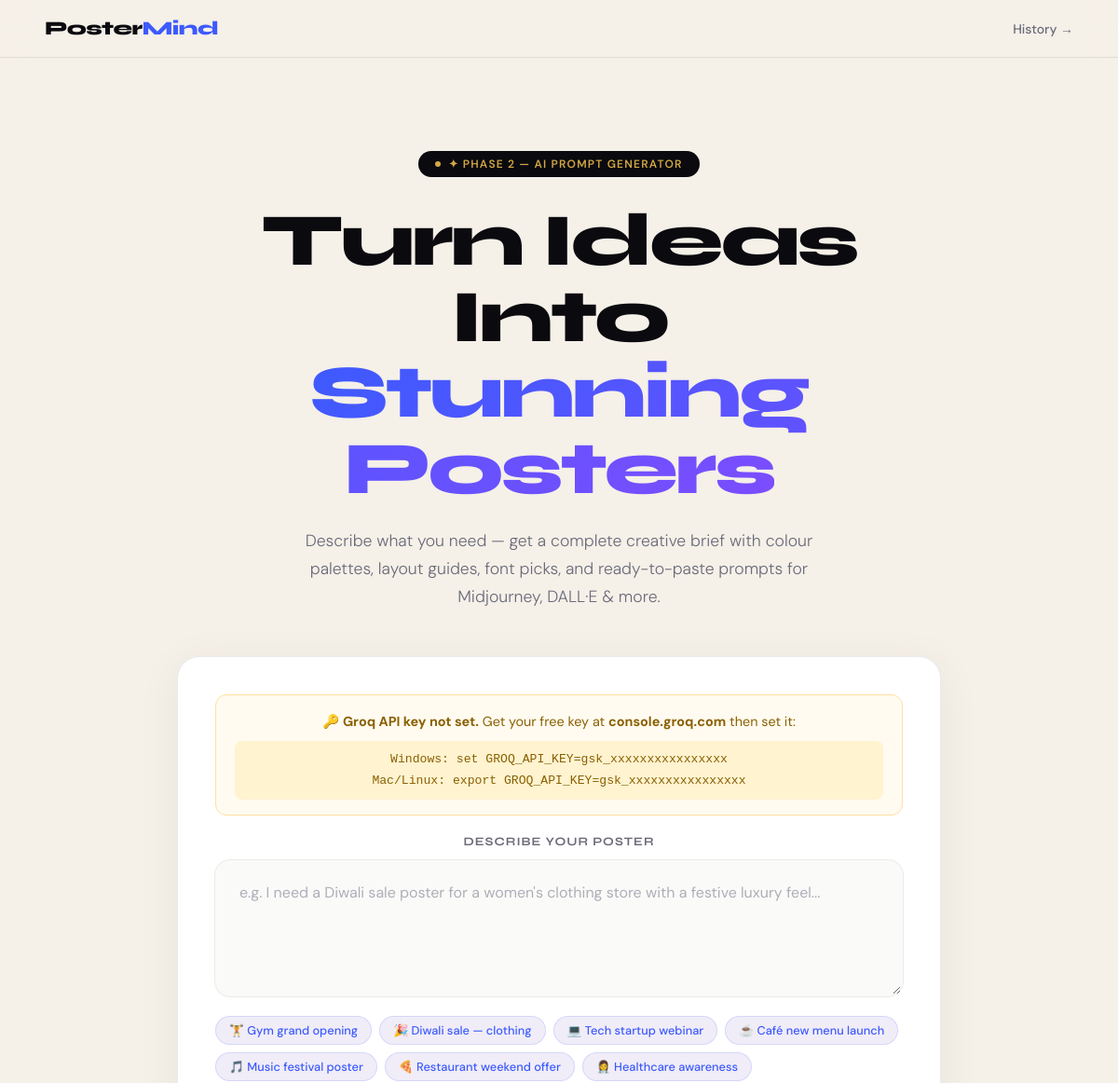
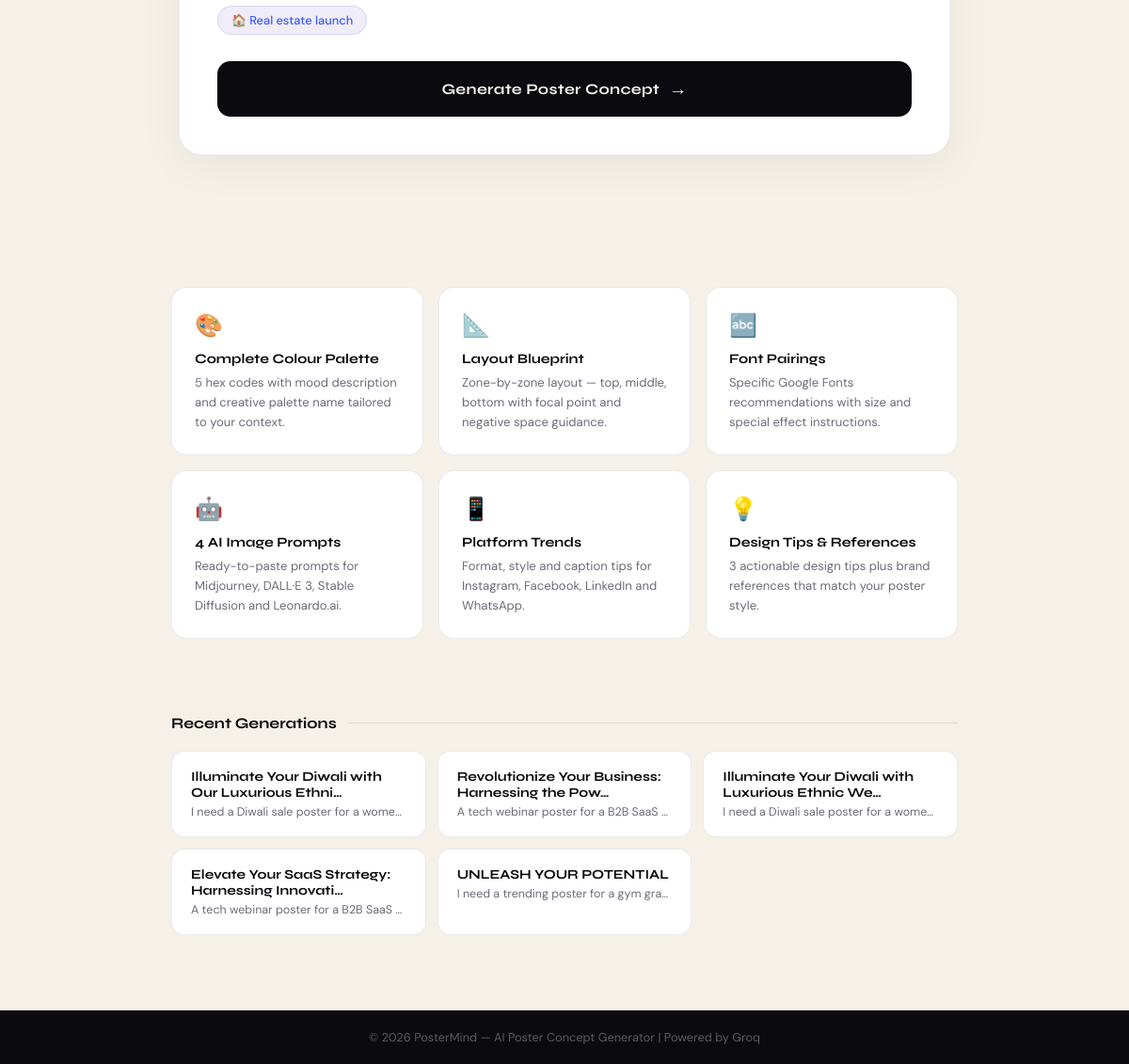
The page / on the database its author committed (2 pictures, top to bottom).
### app/models.py (models this page shows, shortened)
class PosterConcept(models.Model):
    user_request     = models.TextField()
    poster_title     = models.CharField(max_length=300)
    colour_theme     = models.TextField()   # JSON
    visual_elements  = models.TextField()   # JSON list
    layout_structure = models.TextField()   # JSON
    typography       = models.TextField()   # JSON
    ai_prompt        = models.TextField()   # Midjourney prompt (main)
    platform_trends  = models.TextField()   # JSON
    created_at       = models.DateTimeField(auto_now_add=True)
    class Meta:
        ordering = ['-created_at']

### app/views.py (the view)
# urls.py: path('',         views.home,           name='home'),
def home(request):
    recent = PosterConcept.objects.all()[:5]
    return render(request, "home.html", {
        "recent":  recent,
        "api_set": bool(GROQ_API_KEY),
    })

### templates/home.html (shortened to what this page needs)
<!DOCTYPE html>
<html lang="en">
<head>
</head>
<body>
<nav>
    <a href="{% url 'home' %}" class="nav-logo">Poster<span>Mind</span></a>
    <a href="{% url 'history' %}" class="nav-link">History →</a>
</nav>
<div class="hero">
    <div class="hero-badge">✦ Phase 2 — AI Prompt Generator</div>
    <h1>Turn Ideas Into<br><em>Stunning Posters</em></h1>
    <p class="hero-sub">
        Describe what you need — get a complete creative brief with colour palettes,
        layout guides, font picks, and ready-to-paste prompts for Midjourney, DALL·E & more.
    </p>
    <div class="generator-card">
        {% if not api_set %}
        <div class="alert-warning">
            🔑 <strong>Groq API key not set.</strong>
            Get your free key at <strong>console.groq.com</strong> then set it:
            <code>
                Windows:   set GROQ_API_KEY=gsk_xxxxxxxxxxxxxxxx<br>
                Mac/Linux: export GROQ_API_KEY=gsk_xxxxxxxxxxxxxxxx
            </code>
        </div>
        {% endif %}
        <form method="POST" action="{% url 'generate_poster' %}" id="generateForm">
            <label class="input-label" for="user_request">Describe your poster</label>
            <textarea
                id="user_request"
                name="user_request"
                placeholder="e.g. I need a Diwali sale poster for a women's clothing store with a festive luxury feel..."
                rows="4"
            ></textarea>
            <div class="examples">
                <span class="example-chip" onclick="fillExample(this)">🏋️ Gym grand opening</span>
                <span class="example-chip" onclick="fillExample(this)">🎉 Diwali sale — clothing</span>
                <span class="example-chip" onclick="fillExample(this)">💻 Tech startup webinar</span>
                <span class="example-chip" onclick="fillExample(this)">☕ Café new menu launch</span>
                <span class="example-chip" onclick="fillExample(this)">🎵 Music festival poster</span>
                <span class="example-chip" onclick="fillExample(this)">🍕 Restaurant weekend offer</span>
                <span class="example-chip" onclick="fillExample(this)">👩‍⚕️ Healthcare awareness</span>
                <span class="example-chip" onclick="fillExample(this)">🏠 Real estate launch</span>
            </div>
            <button type="submit" class="btn-generate">
                <span>Generate Poster Concept</span>
                <span class="arrow">→</span>
            </button>
        </form>
    </div>
</div>
<div class="features">
    <div class="feature">
        <div class="feature-icon">🎨</div>
        <h3>Complete Colour Palette</h3>
        <p>5 hex codes with mood description and creative palette name tailored to your context.</p>
    </div>
    <div class="feature">
        <div class="feature-icon">📐</div>
        <h3>Layout Blueprint</h3>
        <p>Zone-by-zone layout — top, middle, bottom with focal point and negative space guidance.</p>
    </div>
    <div class="feature">
        <div class="feature-icon">🔤</div>
        <h3>Font Pairings</h3>
        <p>Specific Google Fonts recommendations with size and special effect instructions.</p>
    </div>
    <div class="feature">
        <div class="feature-icon">🤖</div>
        <h3>4 AI Image Prompts</h3>
        <p>Ready-to-paste prompts for Midjourney, DALL·E 3, Stable Diffusion and Leonardo.ai.</p>
    </div>
    <div class="feature">
        <div class="feature-icon">📱</div>
        <h3>Platform Trends</h3>
        <p>Format, style and caption tips for Instagram, Facebook, LinkedIn and WhatsApp.</p>
    </div>
    <div class="feature">
        <div class="feature-icon">💡</div>
        <h3>Design Tips & References</h3>
        <p>3 actionable design tips plus brand references that match your poster style.</p>
    </div>
</div>
{% if recent %}
<div class="recent-section">
    <div class="section-title">Recent Generations</div>
    <div class="recent-grid">
        {% for item in recent %}
        <div class="recent-card">
            <div class="recent-title">{{ item.poster_title|truncatechars:48 }}</div>
            <div class="recent-req">{{ item.user_request|truncatechars:58 }}</div>
        </div>
        {% endfor %}
    </div>
</div>
{% endif %}
<footer>© 2026 PosterMind — AI Poster Concept Generator | Powered by Groq</footer>
</body>
</html>

### rows shown on the page
PosterConcept: poster_title "Illuminate Your Diwali with Our Luxurious Ethni…", user_request "I need a Diwali sale poster for a wome…"
PosterConcept: poster_title "Revolutionize Your Business: Harnessing the Pow…", user_request "A tech webinar poster for a B2B SaaS…"
PosterConcept: poster_title "Illuminate Your Diwali with Luxurious Ethnic We…", user_request "I need a Diwali sale poster for a wome…"
PosterConcept: poster_title "Elevate Your SaaS Strategy: Harnessing Innovati…", user_request "A tech webinar poster for a B2B SaaS…"
PosterConcept: poster_title "UNLEASH YOUR POTENTIAL", user_request "I need a trending poster for a gym gra…"
